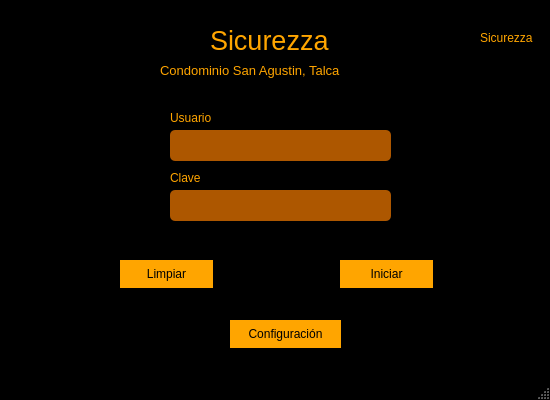
<?xml version="1.0" encoding="UTF-8"?>
<ui version="4.0">
 <class>MainWindow</class>
 <widget class="QMainWindow" name="MainWindow">
  <property name="geometry">
   <rect>
    <x>0</x>
    <y>0</y>
    <width>550</width>
    <height>400</height>
   </rect>
  </property>
  <property name="minimumSize">
   <size>
    <width>550</width>
    <height>400</height>
   </size>
  </property>
  <property name="maximumSize">
   <size>
    <width>550</width>
    <height>400</height>
   </size>
  </property>
  <property name="windowTitle">
   <string>Iniciar Sesión - Sicurezza</string>
  </property>
  <property name="styleSheet">
   <string notr="true">QMainWindow{
background:black;
}

QLabel{
color:orange;
}
QLineEdit{
border:0;
border-radius: 5px;
background: rgba(248,124,0,0.7);
padding:8px;
font-size:14;
color:white;
}
QTableWidget{
border:0;
color:white;
background:transparent;
}
QTableWidget::item{
	border:1px solid orange;
}
QHeaderView,QHeaderView::section{
background-color:orange;
}

QPushButton{
background:orange;
border-radius:15px;
}
QPushButton:hover{
background:rgb(245,124,0);
}
QDateTimeEdit{
background:rgba(245,124,0,0.7);
border-radius:5px;
}
QComboBox{
background:rgba(245,124,0,0.7);
border-radius:15px;
}
QRadioButton{
color:orange
}</string>
  </property>
  <widget class="QWidget" name="centralwidget">
   <widget class="QLineEdit" name="txtUser">
    <property name="geometry">
     <rect>
      <x>170</x>
      <y>130</y>
      <width>221</width>
      <height>31</height>
     </rect>
    </property>
   </widget>
   <widget class="QLineEdit" name="txtPass">
    <property name="geometry">
     <rect>
      <x>170</x>
      <y>190</y>
      <width>221</width>
      <height>31</height>
     </rect>
    </property>
    <property name="text">
     <string/>
    </property>
    <property name="echoMode">
     <enum>QLineEdit::Password</enum>
    </property>
   </widget>
   <widget class="QPushButton" name="btnLogin">
    <property name="geometry">
     <rect>
      <x>340</x>
      <y>260</y>
      <width>93</width>
      <height>28</height>
     </rect>
    </property>
    <property name="text">
     <string>Iniciar</string>
    </property>
   </widget>
   <widget class="QPushButton" name="btnTest">
    <property name="geometry">
     <rect>
      <x>120</x>
      <y>260</y>
      <width>93</width>
      <height>28</height>
     </rect>
    </property>
    <property name="text">
     <string>Limpiar</string>
    </property>
   </widget>
   <widget class="QLabel" name="label">
    <property name="geometry">
     <rect>
      <x>170</x>
      <y>110</y>
      <width>55</width>
      <height>16</height>
     </rect>
    </property>
    <property name="text">
     <string>Usuario</string>
    </property>
   </widget>
   <widget class="QLabel" name="label_2">
    <property name="geometry">
     <rect>
      <x>170</x>
      <y>170</y>
      <width>55</width>
      <height>16</height>
     </rect>
    </property>
    <property name="text">
     <string>Clave</string>
    </property>
   </widget>
   <widget class="QLabel" name="label_6">
    <property name="geometry">
     <rect>
      <x>250</x>
      <y>100</y>
      <width>55</width>
      <height>16</height>
     </rect>
    </property>
    <property name="text">
     <string/>
    </property>
    <property name="pixmap">
     <pixmap>../user.png</pixmap>
    </property>
   </widget>
   <widget class="QPushButton" name="btnConfiguracion">
    <property name="geometry">
     <rect>
      <x>230</x>
      <y>320</y>
      <width>111</width>
      <height>28</height>
     </rect>
    </property>
    <property name="text">
     <string>Configuración</string>
    </property>
   </widget>
   <widget class="QLabel" name="label_4">
    <property name="geometry">
     <rect>
      <x>160</x>
      <y>60</y>
      <width>251</width>
      <height>21</height>
     </rect>
    </property>
    <property name="font">
     <font>
      <pointsize>10</pointsize>
     </font>
    </property>
    <property name="styleSheet">
     <string notr="true">
</string>
    </property>
    <property name="text">
     <string>Condominio San Agustin, Talca</string>
    </property>
   </widget>
   <widget class="QLabel" name="label_3">
    <property name="geometry">
     <rect>
      <x>210</x>
      <y>20</y>
      <width>141</width>
      <height>41</height>
     </rect>
    </property>
    <property name="font">
     <font>
      <pointsize>20</pointsize>
     </font>
    </property>
    <property name="styleSheet">
     <string notr="true"/>
    </property>
    <property name="text">
     <string>Sicurezza</string>
    </property>
   </widget>
   <widget class="QLabel" name="label_5">
    <property name="geometry">
     <rect>
      <x>-310</x>
      <y>-40</y>
      <width>1021</width>
      <height>421</height>
     </rect>
    </property>
    <property name="text">
     <string/>
    </property>
    <property name="pixmap">
     <pixmap>fondo.jpg</pixmap>
    </property>
   </widget>
   <widget class="QLabel" name="label_9">
    <property name="geometry">
     <rect>
      <x>480</x>
      <y>0</y>
      <width>61</width>
      <height>31</height>
     </rect>
    </property>
    <property name="text">
     <string/>
    </property>
    <property name="pixmap">
     <pixmap>logo.png</pixmap>
    </property>
   </widget>
   <widget class="QLabel" name="label_10">
    <property name="geometry">
     <rect>
      <x>480</x>
      <y>30</y>
      <width>55</width>
      <height>16</height>
     </rect>
    </property>
    <property name="text">
     <string>Sicurezza</string>
    </property>
   </widget>
   <zorder>label_5</zorder>
   <zorder>txtUser</zorder>
   <zorder>txtPass</zorder>
   <zorder>btnLogin</zorder>
   <zorder>btnTest</zorder>
   <zorder>label</zorder>
   <zorder>label_2</zorder>
   <zorder>label_6</zorder>
   <zorder>btnConfiguracion</zorder>
   <zorder>label_4</zorder>
   <zorder>label_3</zorder>
   <zorder>label_9</zorder>
   <zorder>label_10</zorder>
  </widget>
  <widget class="QMenuBar" name="menubar">
   <property name="geometry">
    <rect>
     <x>0</x>
     <y>0</y>
     <width>550</width>
     <height>26</height>
    </rect>
   </property>
  </widget>
  <widget class="QStatusBar" name="statusbar"/>
 </widget>
 <resources/>
 <connections/>
</ui>
